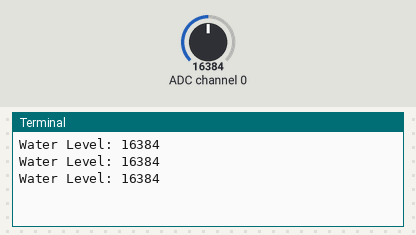
Simulated run of this program. Board: Raspberry Pi (BCM pin numbers). On the bench: the last lines printed to the terminal. The inputs (shaded band) are chosen by the test bench; at power-on: ADC channel 0 = 16384 (analog values on the 0–32767 scale).

Above: at 1.2 s.
1.3 s: ADC channel 0 set to 22936
At 1.9 s:
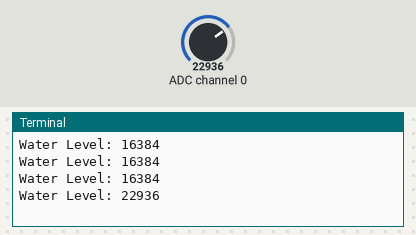
2.8 s: ADC channel 0 set to 28834
At 3.5 s:
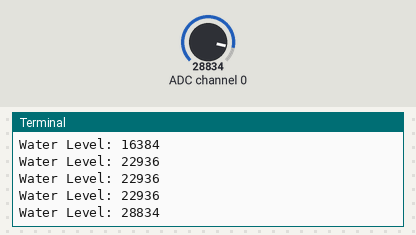
Timing chart, 0 to 5.8 s (numbered marks = the images above; inputs shaded):
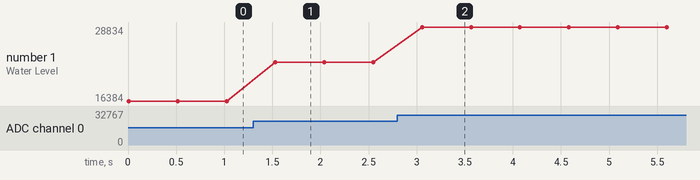

The program:

main.py
```python
import time
import board
import digitalio
import adafruit_ads1x15.ads1115 as ADS
from adafruit_ads1x15.analog_in import AnalogIn

i2c = board.I2C()
ads = ADS.ADS1115(i2c)

chan = AnalogIn(ads, ADS.P0)

try:
    while True:
        try:
            water_level = chan.value
            print("Water Level:", water_level)
            time.sleep(0.5)
        except KeyboardInterrupt:
            break
except:
    print("Something is wrong!!! check if the connections to the sensors are correct.")

ads.deinit()
```

Measured:
- after the input at 1.3 s, the terminal: prints a new line after 0.23 s (image 1)
- after the input at 2.8 s, the terminal: prints a new line after 0.26 s (image 2)
- plotted number 1: 16384 → 22936 after the input at 1.3 s, 22936 → 28834 after the input at 2.8 s
